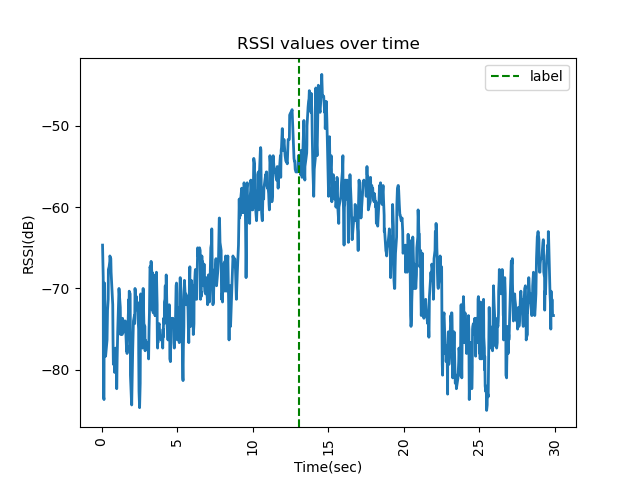

This figure's Python source:
import matplotlib.pyplot as plt
import numpy as np
import pandas as pd
from datetime import datetime, timedelta

df = pd.read_csv('rssi3.csv')
df_joy = pd.read_csv('joystick.csv')

x = df['timestamp']
y = df['rssi']

x_j = df_joy['timestamp']

#df['datetime'] = pd.to_datetime(x,format="%d/%m/%Y,%H:%M:%S.%f")
df['diff_time'] = df['timestamp'] - df['timestamp'].iloc[0]
#df['diff_sec'] = df['diff_time'].dt.total_seconds()
#print(df['diff_sec'])

x_j = x_j- df['timestamp'].iloc[0]
l = x_j[0]
window_size = 3
df['rssi_smooth'] = df['rssi'].rolling(window = window_size, center = True).mean()

#peak_idex = df['rssi_smooth'].idxmax()
#peak_time = df['diff_sec'][peak_idex]

#s_w = peak_time - window_size/2
#e_w = peak_time + window_size/2


fig, ax = plt.subplots()
ax.plot(df['diff_time'], df['rssi_smooth'], linewidth=2.0)
plt.xlabel('Time(sec)')
plt.ylabel('RSSI(dB)')
plt.title('RSSI values over time')
ax.axvline(x = l, color = 'green', linestyle = '--', label = 'label')
#ax.axvline(x = e_w, color = 'blue', linestyle = '--', label = 'spy end')
plt.xticks(rotation = 90)
plt.legend()
plt.show()
